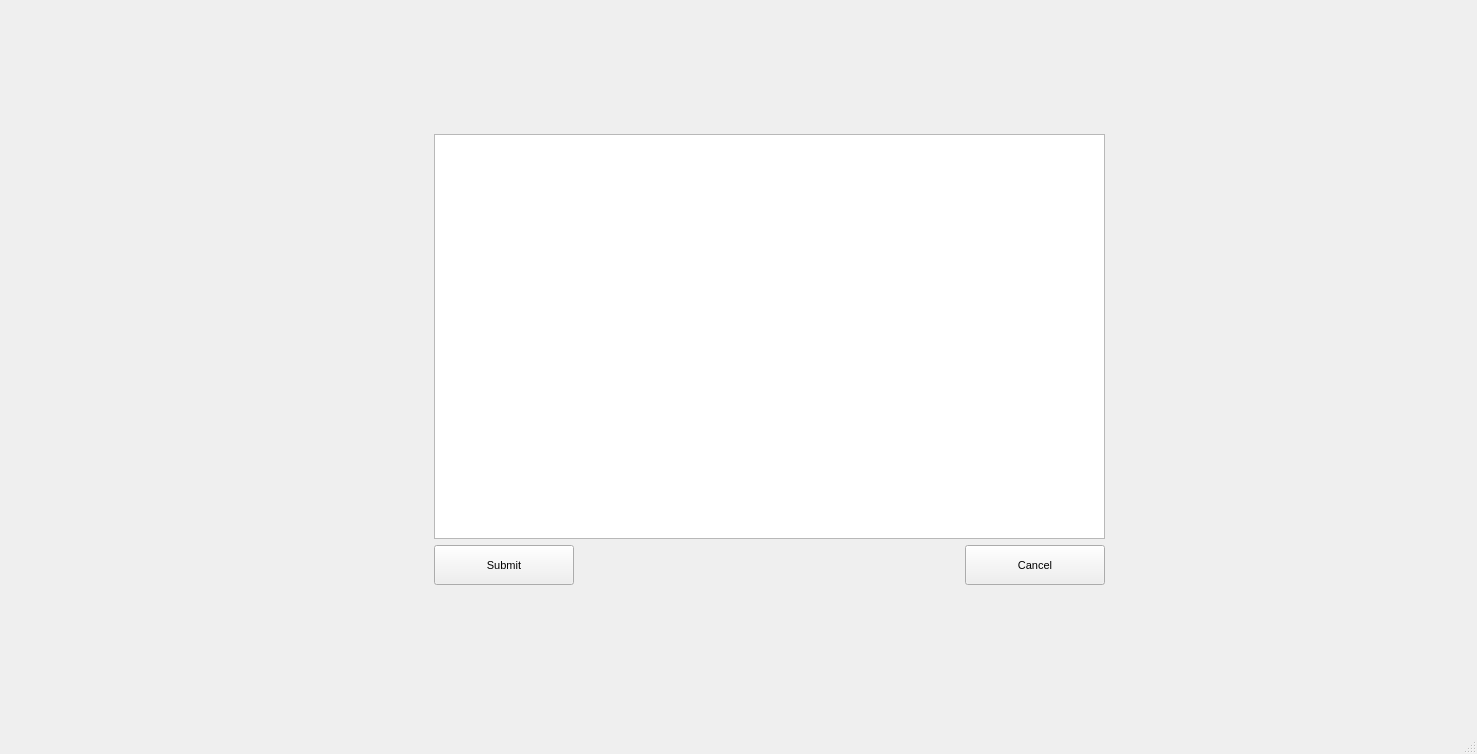
<?xml version="1.0" encoding="UTF-8"?>
<ui version="4.0">
 <class>MainWindow</class>
 <widget class="QMainWindow" name="MainWindow">
  <property name="geometry">
   <rect>
    <x>0</x>
    <y>0</y>
    <width>1477</width>
    <height>754</height>
   </rect>
  </property>
  <property name="windowTitle">
   <string>MainWindow</string>
  </property>
  <widget class="QWidget" name="centralwidget">
   <layout class="QVBoxLayout" name="verticalLayout_4">
    <item>
     <widget class="QStackedWidget" name="stackedWidget">
      <property name="enabled">
       <bool>true</bool>
      </property>
      <property name="minimumSize">
       <size>
        <width>1455</width>
        <height>0</height>
       </size>
      </property>
      <property name="maximumSize">
       <size>
        <width>1455</width>
        <height>16777215</height>
       </size>
      </property>
      <property name="font">
       <font>
        <pointsize>8</pointsize>
       </font>
      </property>
      <property name="currentIndex">
       <number>5</number>
      </property>
      <widget class="QWidget" name="Page0_WelcomePage">
       <widget class="QLabel" name="label_3">
        <property name="geometry">
         <rect>
          <x>580</x>
          <y>30</y>
          <width>401</width>
          <height>121</height>
         </rect>
        </property>
        <property name="font">
         <font>
          <pointsize>16</pointsize>
          <kerning>true</kerning>
         </font>
        </property>
        <property name="autoFillBackground">
         <bool>false</bool>
        </property>
        <property name="text">
         <string>Bun venit pe forumul pentru POO</string>
        </property>
       </widget>
       <widget class="QWidget" name="layoutWidget">
        <property name="geometry">
         <rect>
          <x>600</x>
          <y>160</y>
          <width>261</width>
          <height>341</height>
         </rect>
        </property>
        <layout class="QVBoxLayout" name="verticalLayout_5">
         <item>
          <widget class="QPushButton" name="Home_LogIn_Button">
           <property name="text">
            <string>Log In</string>
           </property>
          </widget>
         </item>
         <item>
          <widget class="QPushButton" name="Home_SignUp_Button">
           <property name="text">
            <string>Sign Up</string>
           </property>
          </widget>
         </item>
         <item>
          <widget class="QPushButton" name="Home_Guest_Button">
           <property name="text">
            <string>Log in as Guest</string>
           </property>
          </widget>
         </item>
        </layout>
       </widget>
      </widget>
      <widget class="QWidget" name="Page1_LogIn">
       <widget class="QWidget" name="layoutWidget">
        <property name="geometry">
         <rect>
          <x>490</x>
          <y>130</y>
          <width>501</width>
          <height>371</height>
         </rect>
        </property>
        <layout class="QVBoxLayout" name="verticalLayout_3">
         <property name="leftMargin">
          <number>7</number>
         </property>
         <property name="topMargin">
          <number>7</number>
         </property>
         <property name="rightMargin">
          <number>7</number>
         </property>
         <property name="bottomMargin">
          <number>7</number>
         </property>
         <item>
          <layout class="QHBoxLayout" name="horizontalLayout">
           <item>
            <layout class="QVBoxLayout" name="verticalLayout_2">
             <item>
              <widget class="QLabel" name="label">
               <property name="text">
                <string>Username:  </string>
               </property>
              </widget>
             </item>
             <item>
              <widget class="QLabel" name="label_2">
               <property name="text">
                <string>Password:  </string>
               </property>
              </widget>
             </item>
            </layout>
           </item>
           <item>
            <layout class="QVBoxLayout" name="verticalLayout">
             <item>
              <widget class="QLineEdit" name="LineEdit_Username"/>
             </item>
             <item>
              <widget class="QLineEdit" name="LineEdit_Password">
               <property name="enabled">
                <bool>true</bool>
               </property>
               <property name="echoMode">
                <enum>QLineEdit::Password</enum>
               </property>
              </widget>
             </item>
            </layout>
           </item>
          </layout>
         </item>
         <item>
          <layout class="QHBoxLayout" name="horizontalLayout_2">
           <item>
            <widget class="QPushButton" name="LogInPage_LogIn_Button">
             <property name="text">
              <string>Log In</string>
             </property>
            </widget>
           </item>
           <item>
            <widget class="QPushButton" name="LogInPage_Cancel_Button">
             <property name="text">
              <string>Cancel</string>
             </property>
            </widget>
           </item>
          </layout>
         </item>
        </layout>
       </widget>
      </widget>
      <widget class="QWidget" name="Page2_SignUp">
       <widget class="QLabel" name="label_4">
        <property name="geometry">
         <rect>
          <x>490</x>
          <y>40</y>
          <width>651</width>
          <height>61</height>
         </rect>
        </property>
        <property name="font">
         <font>
          <pointsize>13</pointsize>
         </font>
        </property>
        <property name="text">
         <string>Pentru a va inregistra va rugam sa introduceti datele urmatoare:</string>
        </property>
       </widget>
       <widget class="QWidget" name="layoutWidget">
        <property name="geometry">
         <rect>
          <x>460</x>
          <y>190</y>
          <width>551</width>
          <height>371</height>
         </rect>
        </property>
        <layout class="QVBoxLayout" name="verticalLayout_7">
         <item>
          <layout class="QHBoxLayout" name="horizontalLayout_4">
           <item>
            <widget class="QLabel" name="label_5">
             <property name="font">
              <font>
               <pointsize>11</pointsize>
              </font>
             </property>
             <property name="text">
              <string>Username:</string>
             </property>
            </widget>
           </item>
           <item>
            <spacer name="horizontalSpacer_2">
             <property name="orientation">
              <enum>Qt::Horizontal</enum>
             </property>
             <property name="sizeHint" stdset="0">
              <size>
               <width>13</width>
               <height>20</height>
              </size>
             </property>
            </spacer>
           </item>
           <item>
            <widget class="QLineEdit" name="lineEdit_SignUp_username">
             <property name="minimumSize">
              <size>
               <width>400</width>
               <height>0</height>
              </size>
             </property>
            </widget>
           </item>
          </layout>
         </item>
         <item>
          <layout class="QHBoxLayout" name="horizontalLayout_5">
           <item>
            <widget class="QLabel" name="label_6">
             <property name="font">
              <font>
               <pointsize>11</pointsize>
              </font>
             </property>
             <property name="text">
              <string>Password:</string>
             </property>
            </widget>
           </item>
           <item>
            <spacer name="horizontalSpacer_3">
             <property name="orientation">
              <enum>Qt::Horizontal</enum>
             </property>
             <property name="sizeHint" stdset="0">
              <size>
               <width>18</width>
               <height>20</height>
              </size>
             </property>
            </spacer>
           </item>
           <item>
            <widget class="QLineEdit" name="lineEdit_SignUp_password">
             <property name="minimumSize">
              <size>
               <width>400</width>
               <height>0</height>
              </size>
             </property>
            </widget>
           </item>
          </layout>
         </item>
         <item>
          <layout class="QHBoxLayout" name="horizontalLayout_6">
           <item>
            <widget class="QLabel" name="label_7">
             <property name="font">
              <font>
               <pointsize>11</pointsize>
              </font>
             </property>
             <property name="text">
              <string>Email:</string>
             </property>
            </widget>
           </item>
           <item>
            <spacer name="horizontalSpacer_4">
             <property name="orientation">
              <enum>Qt::Horizontal</enum>
             </property>
             <property name="sizeHint" stdset="0">
              <size>
               <width>40</width>
               <height>20</height>
              </size>
             </property>
            </spacer>
           </item>
           <item>
            <widget class="QLineEdit" name="lineEdit_SignUp_email">
             <property name="minimumSize">
              <size>
               <width>400</width>
               <height>0</height>
              </size>
             </property>
            </widget>
           </item>
          </layout>
         </item>
         <item>
          <layout class="QHBoxLayout" name="horizontalLayout_7">
           <item>
            <widget class="QPushButton" name="SignUpButton">
             <property name="minimumSize">
              <size>
               <width>130</width>
               <height>45</height>
              </size>
             </property>
             <property name="text">
              <string>Sign Up</string>
             </property>
            </widget>
           </item>
           <item>
            <spacer name="horizontalSpacer_5">
             <property name="orientation">
              <enum>Qt::Horizontal</enum>
             </property>
             <property name="sizeHint" stdset="0">
              <size>
               <width>40</width>
               <height>20</height>
              </size>
             </property>
            </spacer>
           </item>
           <item>
            <widget class="QPushButton" name="SignUpCancelButton">
             <property name="minimumSize">
              <size>
               <width>130</width>
               <height>45</height>
              </size>
             </property>
             <property name="text">
              <string>Cancel</string>
             </property>
            </widget>
           </item>
          </layout>
         </item>
        </layout>
       </widget>
      </widget>
      <widget class="QWidget" name="Page3_Home">
       <widget class="QWidget" name="layoutWidget">
        <property name="geometry">
         <rect>
          <x>580</x>
          <y>90</y>
          <width>301</width>
          <height>421</height>
         </rect>
        </property>
        <layout class="QVBoxLayout" name="verticalLayout_6">
         <item>
          <widget class="QPushButton" name="OtherTopics">
           <property name="text">
            <string>Other Topics</string>
           </property>
          </widget>
         </item>
         <item>
          <widget class="QPushButton" name="CppTopic">
           <property name="text">
            <string>C++</string>
           </property>
          </widget>
         </item>
         <item>
          <widget class="QPushButton" name="JavaTopic">
           <property name="text">
            <string>Java</string>
           </property>
          </widget>
         </item>
         <item>
          <widget class="QPushButton" name="PythonTopic">
           <property name="text">
            <string>Python</string>
           </property>
          </widget>
         </item>
        </layout>
       </widget>
       <widget class="QWidget" name="layoutWidget_2">
        <property name="geometry">
         <rect>
          <x>70</x>
          <y>0</y>
          <width>1381</width>
          <height>61</height>
         </rect>
        </property>
        <layout class="QHBoxLayout" name="horizontalLayout_3">
         <property name="spacing">
          <number>10</number>
         </property>
         <item>
          <spacer name="horizontalSpacer">
           <property name="orientation">
            <enum>Qt::Horizontal</enum>
           </property>
           <property name="sizeHint" stdset="0">
            <size>
             <width>60</width>
             <height>35</height>
            </size>
           </property>
          </spacer>
         </item>
         <item>
          <widget class="QPushButton" name="MyProfileButtonFromTopics">
           <property name="minimumSize">
            <size>
             <width>80</width>
             <height>40</height>
            </size>
           </property>
           <property name="maximumSize">
            <size>
             <width>80</width>
             <height>40</height>
            </size>
           </property>
           <property name="font">
            <font>
             <pointsize>8</pointsize>
            </font>
           </property>
           <property name="text">
            <string>My Profile</string>
           </property>
          </widget>
         </item>
         <item>
          <widget class="QPushButton" name="LogOutButtonFromTopics">
           <property name="minimumSize">
            <size>
             <width>80</width>
             <height>40</height>
            </size>
           </property>
           <property name="maximumSize">
            <size>
             <width>80</width>
             <height>40</height>
            </size>
           </property>
           <property name="font">
            <font>
             <pointsize>8</pointsize>
            </font>
           </property>
           <property name="text">
            <string>Log Out</string>
           </property>
          </widget>
         </item>
        </layout>
       </widget>
      </widget>
      <widget class="QWidget" name="Page4_Profile">
       <property name="font">
        <font>
         <family>Segoe UI Light</family>
         <pointsize>8</pointsize>
         <italic>false</italic>
         <bold>false</bold>
        </font>
       </property>
       <property name="styleSheet">
        <string notr="true"/>
       </property>
       <widget class="QWidget" name="layoutWidget_3">
        <property name="geometry">
         <rect>
          <x>70</x>
          <y>0</y>
          <width>1381</width>
          <height>61</height>
         </rect>
        </property>
        <layout class="QHBoxLayout" name="horizontalLayout_8">
         <property name="spacing">
          <number>10</number>
         </property>
         <item>
          <widget class="QPushButton" name="HomeFromProfile">
           <property name="minimumSize">
            <size>
             <width>80</width>
             <height>40</height>
            </size>
           </property>
           <property name="maximumSize">
            <size>
             <width>80</width>
             <height>40</height>
            </size>
           </property>
           <property name="font">
            <font>
             <family>Segoe UI</family>
             <pointsize>8</pointsize>
             <italic>false</italic>
             <bold>false</bold>
            </font>
           </property>
           <property name="text">
            <string>Home</string>
           </property>
          </widget>
         </item>
         <item>
          <spacer name="horizontalSpacer_6">
           <property name="orientation">
            <enum>Qt::Horizontal</enum>
           </property>
           <property name="sizeHint" stdset="0">
            <size>
             <width>60</width>
             <height>35</height>
            </size>
           </property>
          </spacer>
         </item>
         <item>
          <widget class="QPushButton" name="LogOutButtonFromProfile">
           <property name="minimumSize">
            <size>
             <width>80</width>
             <height>40</height>
            </size>
           </property>
           <property name="maximumSize">
            <size>
             <width>80</width>
             <height>40</height>
            </size>
           </property>
           <property name="font">
            <font>
             <family>Segoe UI</family>
             <pointsize>8</pointsize>
             <italic>false</italic>
             <bold>false</bold>
            </font>
           </property>
           <property name="text">
            <string>Log Out</string>
           </property>
          </widget>
         </item>
        </layout>
       </widget>
       <widget class="QWidget" name="layoutWidget">
        <property name="geometry">
         <rect>
          <x>70</x>
          <y>90</y>
          <width>1381</width>
          <height>371</height>
         </rect>
        </property>
        <layout class="QVBoxLayout" name="verticalLayout_8">
         <item>
          <layout class="QHBoxLayout" name="horizontalLayout_10">
           <item>
            <widget class="QLabel" name="Username_profile">
             <property name="font">
              <font>
               <family>Segoe UI Light</family>
               <pointsize>22</pointsize>
               <italic>false</italic>
               <bold>true</bold>
               <underline>true</underline>
              </font>
             </property>
             <property name="styleSheet">
              <string notr="true">color: rgb(255, 255, 255)</string>
             </property>
             <property name="text">
              <string/>
             </property>
            </widget>
           </item>
           <item>
            <spacer name="horizontalSpacer_7">
             <property name="orientation">
              <enum>Qt::Horizontal</enum>
             </property>
             <property name="sizeHint" stdset="0">
              <size>
               <width>40</width>
               <height>20</height>
              </size>
             </property>
            </spacer>
           </item>
          </layout>
         </item>
         <item>
          <layout class="QHBoxLayout" name="horizontalLayout_9">
           <item>
            <widget class="QLabel" name="DescriptionLabel">
             <property name="font">
              <font>
               <family>Segoe UI Light</family>
               <pointsize>16</pointsize>
               <italic>false</italic>
               <bold>false</bold>
              </font>
             </property>
             <property name="styleSheet">
              <string notr="true">color: rgb(255, 255, 255)</string>
             </property>
             <property name="text">
              <string>Description:</string>
             </property>
            </widget>
           </item>
           <item>
            <spacer name="horizontalSpacer_8">
             <property name="orientation">
              <enum>Qt::Horizontal</enum>
             </property>
             <property name="sizeHint" stdset="0">
              <size>
               <width>40</width>
               <height>20</height>
              </size>
             </property>
            </spacer>
           </item>
           <item>
            <widget class="QPushButton" name="EditDescription">
             <property name="minimumSize">
              <size>
               <width>80</width>
               <height>40</height>
              </size>
             </property>
             <property name="maximumSize">
              <size>
               <width>80</width>
               <height>40</height>
              </size>
             </property>
             <property name="font">
              <font>
               <family>Segoe UI</family>
               <pointsize>8</pointsize>
               <italic>false</italic>
               <bold>false</bold>
              </font>
             </property>
             <property name="text">
              <string>Edit</string>
             </property>
            </widget>
           </item>
          </layout>
         </item>
         <item>
          <widget class="QTextBrowser" name="DescriptionTextBrowser">
           <property name="font">
            <font>
             <family>Segoe UI Light</family>
             <pointsize>10</pointsize>
             <italic>false</italic>
             <bold>false</bold>
            </font>
           </property>
           <property name="styleSheet">
            <string notr="true">color: rgb(255, 255, 255)</string>
           </property>
          </widget>
         </item>
        </layout>
       </widget>
       <widget class="QWidget" name="layoutWidget">
        <property name="geometry">
         <rect>
          <x>70</x>
          <y>500</y>
          <width>391</width>
          <height>41</height>
         </rect>
        </property>
        <layout class="QHBoxLayout" name="horizontalLayout_11">
         <item>
          <widget class="QLabel" name="DescriptionLabel_2">
           <property name="enabled">
            <bool>true</bool>
           </property>
           <property name="font">
            <font>
             <family>Segoe UI Light</family>
             <pointsize>16</pointsize>
             <italic>false</italic>
             <bold>false</bold>
            </font>
           </property>
           <property name="styleSheet">
            <string notr="true">color: rgb(255, 255, 255)</string>
           </property>
           <property name="text">
            <string>Reputation:</string>
           </property>
          </widget>
         </item>
         <item>
          <widget class="QLabel" name="DescriptionLabel_3">
           <property name="enabled">
            <bool>true</bool>
           </property>
           <property name="font">
            <font>
             <family>Segoe UI Light</family>
             <pointsize>16</pointsize>
             <italic>false</italic>
             <bold>false</bold>
            </font>
           </property>
           <property name="styleSheet">
            <string notr="true">color: rgb(255, 255, 255)</string>
           </property>
           <property name="text">
            <string>value</string>
           </property>
          </widget>
         </item>
        </layout>
       </widget>
      </widget>
      <widget class="QWidget" name="page">
       <widget class="QWidget" name="layoutWidget_4">
        <property name="geometry">
         <rect>
          <x>420</x>
          <y>120</y>
          <width>681</width>
          <height>461</height>
         </rect>
        </property>
        <layout class="QVBoxLayout" name="verticalLayout_9">
         <property name="leftMargin">
          <number>5</number>
         </property>
         <property name="topMargin">
          <number>5</number>
         </property>
         <property name="rightMargin">
          <number>5</number>
         </property>
         <property name="bottomMargin">
          <number>5</number>
         </property>
         <item>
          <widget class="QPlainTextEdit" name="plainTextEdit">
           <property name="minimumSize">
            <size>
             <width>500</width>
             <height>200</height>
            </size>
           </property>
           <property name="font">
            <font>
             <family>Segoe UI Light</family>
             <pointsize>15</pointsize>
            </font>
           </property>
           <property name="styleSheet">
            <string notr="true">color: rgb(255, 255, 255);</string>
           </property>
          </widget>
         </item>
         <item>
          <layout class="QHBoxLayout" name="horizontalLayout_12">
           <item>
            <widget class="QPushButton" name="EditProfile_Submit">
             <property name="minimumSize">
              <size>
               <width>140</width>
               <height>40</height>
              </size>
             </property>
             <property name="text">
              <string>Submit</string>
             </property>
            </widget>
           </item>
           <item>
            <spacer name="horizontalSpacer_9">
             <property name="orientation">
              <enum>Qt::Horizontal</enum>
             </property>
             <property name="sizeHint" stdset="0">
              <size>
               <width>40</width>
               <height>20</height>
              </size>
             </property>
            </spacer>
           </item>
           <item>
            <widget class="QPushButton" name="EditProfile_Cancel">
             <property name="minimumSize">
              <size>
               <width>140</width>
               <height>40</height>
              </size>
             </property>
             <property name="text">
              <string>Cancel</string>
             </property>
            </widget>
           </item>
          </layout>
         </item>
        </layout>
       </widget>
      </widget>
     </widget>
    </item>
   </layout>
  </widget>
  <widget class="QMenuBar" name="menubar">
   <property name="enabled">
    <bool>false</bool>
   </property>
   <property name="geometry">
    <rect>
     <x>0</x>
     <y>0</y>
     <width>1477</width>
     <height>25</height>
    </rect>
   </property>
  </widget>
  <widget class="QStatusBar" name="statusbar">
   <property name="enabled">
    <bool>false</bool>
   </property>
  </widget>
 </widget>
 <resources/>
 <connections/>
</ui>
